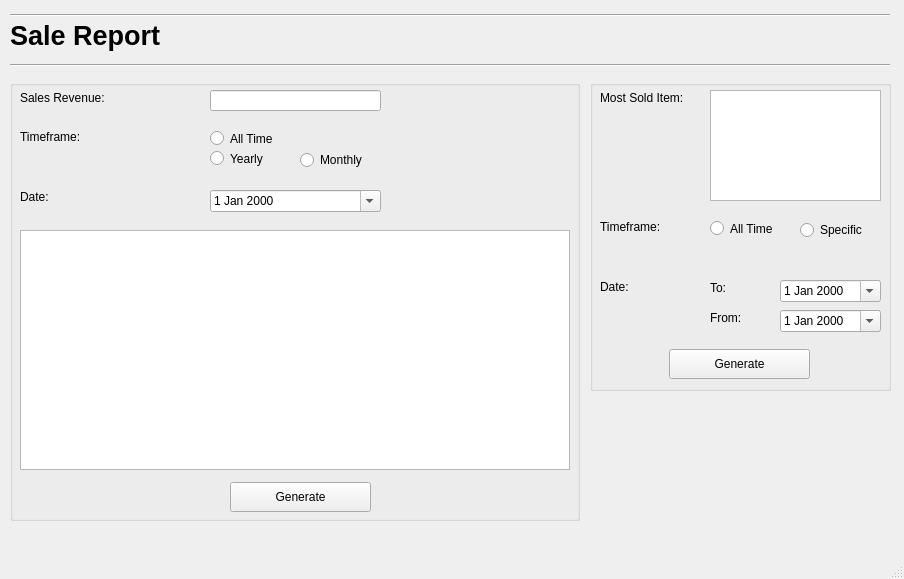
<?xml version="1.0" encoding="UTF-8"?>
<ui version="4.0">
 <class>MainWindow</class>
 <widget class="QMainWindow" name="MainWindow">
  <property name="geometry">
   <rect>
    <x>0</x>
    <y>0</y>
    <width>904</width>
    <height>579</height>
   </rect>
  </property>
  <property name="windowTitle">
   <string>MainWindow</string>
  </property>
  <widget class="QWidget" name="centralwidget">
   <widget class="Line" name="line_2">
    <property name="geometry">
     <rect>
      <x>10</x>
      <y>0</y>
      <width>880</width>
      <height>31</height>
     </rect>
    </property>
    <property name="font">
     <font>
      <pointsize>20</pointsize>
      <weight>75</weight>
      <bold>true</bold>
     </font>
    </property>
    <property name="orientation">
     <enum>Qt::Horizontal</enum>
    </property>
   </widget>
   <widget class="Line" name="line">
    <property name="geometry">
     <rect>
      <x>10</x>
      <y>50</y>
      <width>880</width>
      <height>31</height>
     </rect>
    </property>
    <property name="font">
     <font>
      <pointsize>20</pointsize>
      <weight>75</weight>
      <bold>true</bold>
     </font>
    </property>
    <property name="orientation">
     <enum>Qt::Horizontal</enum>
    </property>
   </widget>
   <widget class="QLabel" name="label">
    <property name="geometry">
     <rect>
      <x>10</x>
      <y>10</y>
      <width>231</width>
      <height>51</height>
     </rect>
    </property>
    <property name="font">
     <font>
      <pointsize>20</pointsize>
      <weight>75</weight>
      <bold>true</bold>
     </font>
    </property>
    <property name="text">
     <string>Sale Report</string>
    </property>
   </widget>
   <widget class="QGroupBox" name="groupBox">
    <property name="geometry">
     <rect>
      <x>10</x>
      <y>80</y>
      <width>570</width>
      <height>441</height>
     </rect>
    </property>
    <property name="title">
     <string/>
    </property>
    <widget class="QLabel" name="label_2">
     <property name="geometry">
      <rect>
       <x>10</x>
       <y>10</y>
       <width>141</width>
       <height>16</height>
      </rect>
     </property>
     <property name="text">
      <string>Sales Revenue:</string>
     </property>
    </widget>
    <widget class="QLineEdit" name="revenueText">
     <property name="geometry">
      <rect>
       <x>200</x>
       <y>10</y>
       <width>171</width>
       <height>21</height>
      </rect>
     </property>
    </widget>
    <widget class="QLabel" name="label_3">
     <property name="geometry">
      <rect>
       <x>10</x>
       <y>50</y>
       <width>70</width>
       <height>13</height>
      </rect>
     </property>
     <property name="text">
      <string>Timeframe:</string>
     </property>
    </widget>
    <widget class="QRadioButton" name="radioButton_allTime">
     <property name="geometry">
      <rect>
       <x>200</x>
       <y>50</y>
       <width>82</width>
       <height>17</height>
      </rect>
     </property>
     <property name="text">
      <string>All Time</string>
     </property>
    </widget>
    <widget class="QRadioButton" name="radioButton_yearly">
     <property name="geometry">
      <rect>
       <x>200</x>
       <y>70</y>
       <width>82</width>
       <height>17</height>
      </rect>
     </property>
     <property name="text">
      <string>Yearly</string>
     </property>
    </widget>
    <widget class="QRadioButton" name="radioButton_monthly">
     <property name="geometry">
      <rect>
       <x>290</x>
       <y>70</y>
       <width>82</width>
       <height>20</height>
      </rect>
     </property>
     <property name="text">
      <string>Monthly</string>
     </property>
    </widget>
    <widget class="QDateEdit" name="dateEdit">
     <property name="geometry">
      <rect>
       <x>200</x>
       <y>110</y>
       <width>171</width>
       <height>22</height>
      </rect>
     </property>
     <property name="calendarPopup">
      <bool>true</bool>
     </property>
    </widget>
    <widget class="QLabel" name="label_11">
     <property name="geometry">
      <rect>
       <x>10</x>
       <y>110</y>
       <width>70</width>
       <height>13</height>
      </rect>
     </property>
     <property name="text">
      <string>Date:</string>
     </property>
    </widget>
    <widget class="QTableWidget" name="revenueTable">
     <property name="geometry">
      <rect>
       <x>10</x>
       <y>150</y>
       <width>550</width>
       <height>240</height>
      </rect>
     </property>
    </widget>
    <widget class="QPushButton" name="generateRevenueButton">
     <property name="geometry">
      <rect>
       <x>220</x>
       <y>402</y>
       <width>141</width>
       <height>30</height>
      </rect>
     </property>
     <property name="text">
      <string>Generate</string>
     </property>
    </widget>
   </widget>
   <widget class="QGroupBox" name="groupBox_2">
    <property name="geometry">
     <rect>
      <x>590</x>
      <y>80</y>
      <width>301</width>
      <height>311</height>
     </rect>
    </property>
    <property name="title">
     <string/>
    </property>
    <widget class="QLabel" name="label_4">
     <property name="geometry">
      <rect>
       <x>10</x>
       <y>10</y>
       <width>141</width>
       <height>16</height>
      </rect>
     </property>
     <property name="text">
      <string>Most Sold Item:</string>
     </property>
    </widget>
    <widget class="QLabel" name="label_5">
     <property name="geometry">
      <rect>
       <x>10</x>
       <y>140</y>
       <width>70</width>
       <height>13</height>
      </rect>
     </property>
     <property name="text">
      <string>Timeframe:</string>
     </property>
    </widget>
    <widget class="QRadioButton" name="radioButton_3">
     <property name="geometry">
      <rect>
       <x>120</x>
       <y>140</y>
       <width>82</width>
       <height>17</height>
      </rect>
     </property>
     <property name="text">
      <string>All Time</string>
     </property>
    </widget>
    <widget class="QRadioButton" name="radioButton_4">
     <property name="geometry">
      <rect>
       <x>210</x>
       <y>140</y>
       <width>82</width>
       <height>20</height>
      </rect>
     </property>
     <property name="text">
      <string>Specific</string>
     </property>
    </widget>
    <widget class="QDateEdit" name="itemTo">
     <property name="geometry">
      <rect>
       <x>190</x>
       <y>200</y>
       <width>101</width>
       <height>22</height>
      </rect>
     </property>
     <property name="calendarPopup">
      <bool>true</bool>
     </property>
    </widget>
    <widget class="QLabel" name="label_8">
     <property name="geometry">
      <rect>
       <x>120</x>
       <y>230</y>
       <width>55</width>
       <height>16</height>
      </rect>
     </property>
     <property name="text">
      <string>From:</string>
     </property>
    </widget>
    <widget class="QLabel" name="label_9">
     <property name="geometry">
      <rect>
       <x>120</x>
       <y>200</y>
       <width>21</width>
       <height>16</height>
      </rect>
     </property>
     <property name="text">
      <string>To:</string>
     </property>
    </widget>
    <widget class="QDateEdit" name="itemFrom">
     <property name="geometry">
      <rect>
       <x>190</x>
       <y>230</y>
       <width>101</width>
       <height>22</height>
      </rect>
     </property>
     <property name="calendarPopup">
      <bool>true</bool>
     </property>
    </widget>
    <widget class="QTextBrowser" name="itemText">
     <property name="geometry">
      <rect>
       <x>120</x>
       <y>10</y>
       <width>171</width>
       <height>111</height>
      </rect>
     </property>
    </widget>
    <widget class="QLabel" name="label_10">
     <property name="geometry">
      <rect>
       <x>10</x>
       <y>200</y>
       <width>70</width>
       <height>13</height>
      </rect>
     </property>
     <property name="text">
      <string>Date:</string>
     </property>
    </widget>
    <widget class="QPushButton" name="generateItemButton">
     <property name="geometry">
      <rect>
       <x>79</x>
       <y>269</y>
       <width>141</width>
       <height>30</height>
      </rect>
     </property>
     <property name="text">
      <string>Generate</string>
     </property>
    </widget>
   </widget>
  </widget>
  <widget class="QMenuBar" name="menubar">
   <property name="geometry">
    <rect>
     <x>0</x>
     <y>0</y>
     <width>904</width>
     <height>24</height>
    </rect>
   </property>
  </widget>
  <widget class="QStatusBar" name="statusbar"/>
 </widget>
 <resources/>
 <connections/>
</ui>
